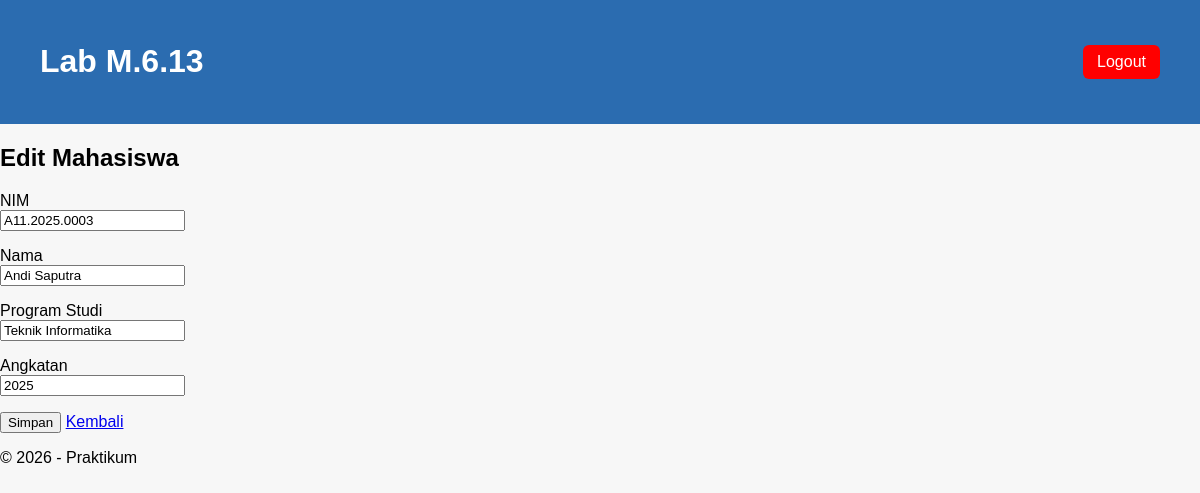
/mahasiswa/edit/3/ (signed in), run on the app's committed database.
### mahasiswa/models.py (models this page shows, shortened)
class Mahasiswa(models.Model):
    nim = models.CharField(max_length=15, unique=True)
    nama = models.CharField(max_length=100)
    programstudi = models.CharField(max_length=50)
    angkatan = models.IntegerField(default=2025)

### mahasiswa/views.py (the view, shortened to what this page needs)
# urls.py: path('edit/<int:id>/', views.edit_mahasiswa, name='edit_mahasiswa'),
@login_required(login_url='/accounts/login/')
def edit_mahasiswa(request, id):
    mahasiswa = get_object_or_404(Mahasiswa, id=id)
    return render(request, 'mahasiswa/form.html', {
        'mahasiswa': mahasiswa
    })

### mahasiswa/templates/mahasiswa/form.html (shortened to what this page needs)
{% extends 'mahasiswa/base.html' %}
{% block content %}
<h2>
    {% if mahasiswa %}
        Edit Mahasiswa
    {% else %}
        Tambah Mahasiswa
    {% endif %}
</h2>
<form method="POST">
    <p>
        NIM<br>
        <input type="text" name="nim"
               value="{{ mahasiswa.nim|default:'' }}" required>
    </p>
    <p>
        Nama<br>
        <input type="text" name="nama"
               value="{{ mahasiswa.nama|default:'' }}" required>
    </p>
    <p>
        Program Studi<br>
        <input type="text" name="programstudi"
               value="{{ mahasiswa.programstudi|default:'' }}" required>
    </p>
    <p>
        Angkatan<br>
        <input type="number" name="angkatan"
               value="{{ mahasiswa.angkatan|default:'2025' }}" required>
    </p>
    <button type="submit">
        Simpan
    </button>
    <a href="{% url 'daftar_mahasiswa' %}">
        Kembali
    </a>
</form>
{% endblock %}

### mahasiswa/static/mahasiswa/css/style.css (style rules this page uses)
body { font-family: Arial, sans-serif; margin: 0; padding: 0; background: #f7f7f7; }

### data on the page
Mahasiswa: nim "A11.2025.0003", nama "Andi Saputra", programstudi "Teknik Informatika", angkatan "2025"
